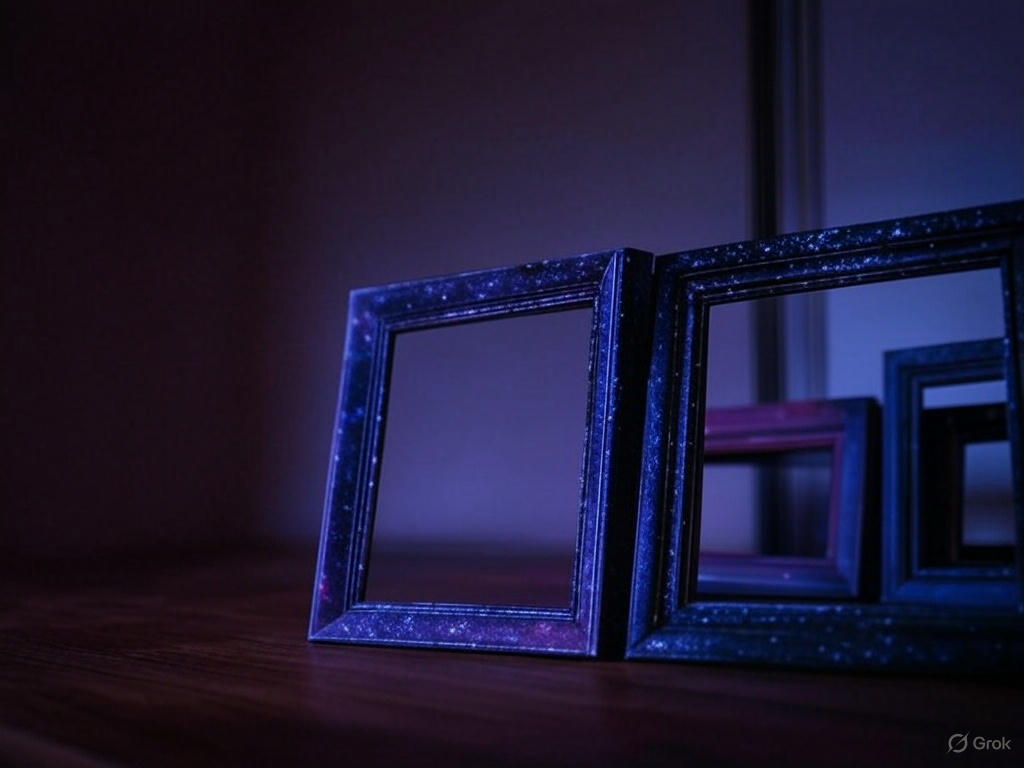
#> input picture frontend/src/assets/benefits/image.jpg, 1024 x 768 px
$ python -i resize.py   (imports and definitions only)
#> lines starting #> are read from the running program, lines starting #| are printed output that depends on the picture
#!/usr/bin/env python3

from PIL import Image

def resize(img: Image.Image, width: int=0, height: int=0) -> Image.Image:
	if width < 0 and height < 0:
		raise ValueError("width and height must be positive values")
	if width == 0 and height == 0:
		raise ValueError("please provide a non negative value for both")

	if width != 0 and height != 0:
		img = img.resize((width, height))
	else:
		if height == 0:
			wpercent = (width / float(img.size[0]))
			height = int((float(img.size[1]) * float(wpercent)))
			img = img.resize((width, height))
		else:
			hpercent = (height / float(img.size[1]))
			width = int((float(img.size[0]) * float(hpercent)))
			img = img.resize((width, height))

	return img

>>> import cv2
>>> picture = cv2.imread('../../frontend/src/assets/benefits/image.jpg', cv2.IMREAD_GRAYSCALE)
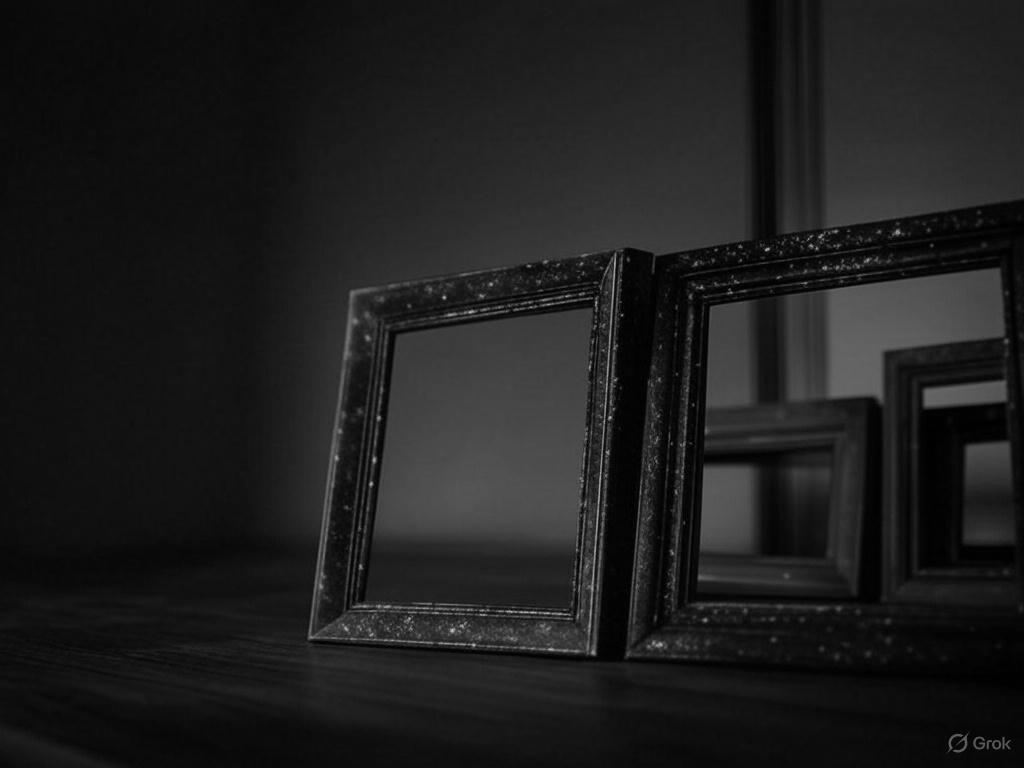
#> picture: shape (768, 1024); min 0, max 200, mean 29.6
>>> result = resize(picture)
#> (the run stopped early here; a loop or call above may not have finished)
